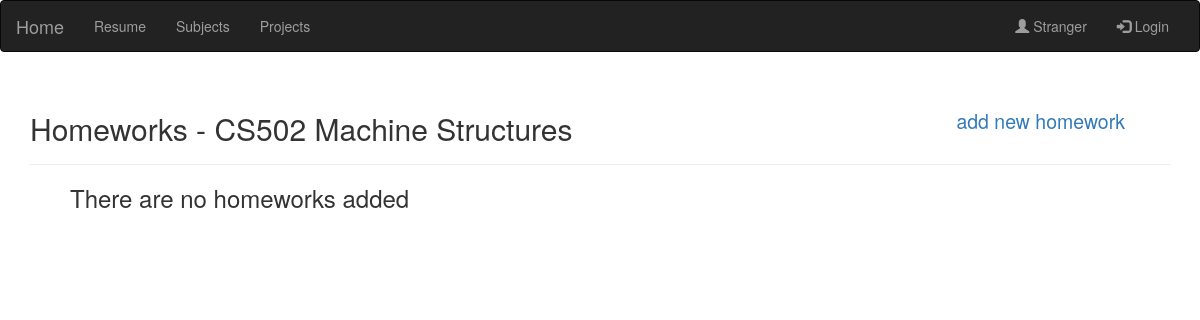
The app's page /subject/7/, older data.
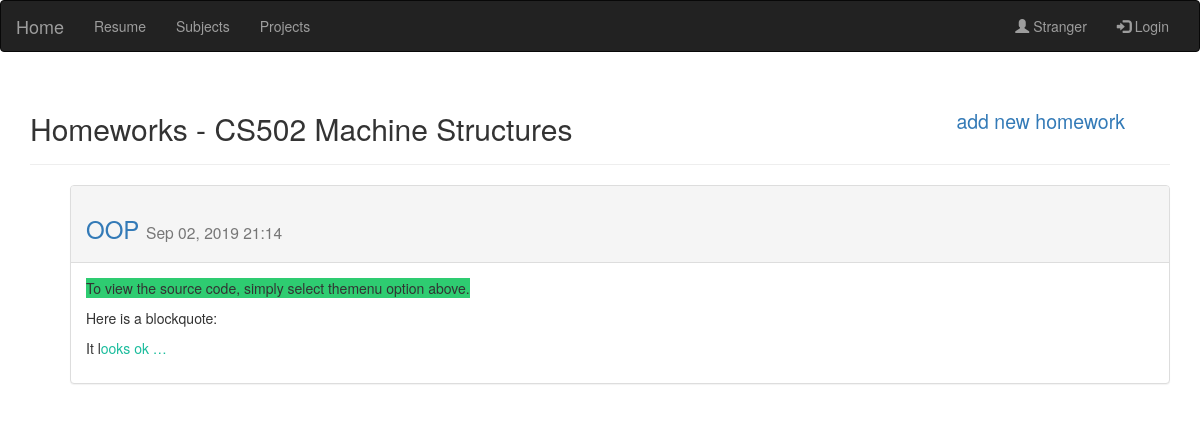
The same page, newer data.
### app_pw/models.py (models this page shows, shortened)
class Homework(models.Model):
	sub_name = models.ForeignKey(Subject, on_delete=models.CASCADE)
	topic = models.CharField(max_length=200, default='')
	text = RichTextField(config_name='my_config')
	date_added = models.DateTimeField(auto_now_add = True)

### app_pw/views.py (the view)
# urls.py: path('subject/<int:subject_id>/', views.subject, name='subject'),
def subject(request, subject_id):
	subject = Subject.objects.get(id = subject_id)
	homeworks = subject.homework_set.order_by('-date_added')
	context = {
		'subject' : subject,
		'homeworks' : homeworks,
	}
	return render(request, 'app_pw/subject.html', context)

### app_pw/models.py (called while the page is built)
	def __str__(self):
		return self.sub_name

### app_pw/templates/app_pw/subject.html
{% extends 'app_pw/base.html' %}
{% load bootstrap3 %}
{% block header %}
	<h2 style="padding-right: 2em">
		Homeworks - {{subject}}
		<small class="nav navbar-nav navbar-right">
			<a href="{% url 'app_pw:new_homework' subject.id %}" >add new homework</a>
		</small>
	</h2>
{% endblock header %}
{% block content %}
	<ul>
		{% for homework in homeworks %}
		<div class="panel panel-default">
			<div class="panel-heading" style="padding-right: 2em">
				<h3>
					<a href="{% url 'app_pw:homework' subject.id homework.id %}">{{ homework.topic}}</a>
					<small >
						{{ homework.date_added|date:'M d, Y H:i'}}
					</small>
				</h3>
			</div>
		<div class="panel-body">
			{% autoescape off %}
       			{{ homework.text|truncatewords:20 }}
      		{% endautoescape %}
		</div>
	</div>
		{% empty %}
			<h3>There are no homeworks added </h3>
		{% endfor %}
	</ul>
{% endblock content %}

Row changes from the older to the newer data that the page shows:
added Homework: topic "OOP", date_added "Sep 02, 2019 21:14", text "To view the source code, simply select the menu option above. Here is a blockquote: It l ooks ok …"
Text that changed along with them:
text no longer shown: "There are no homeworks added"
